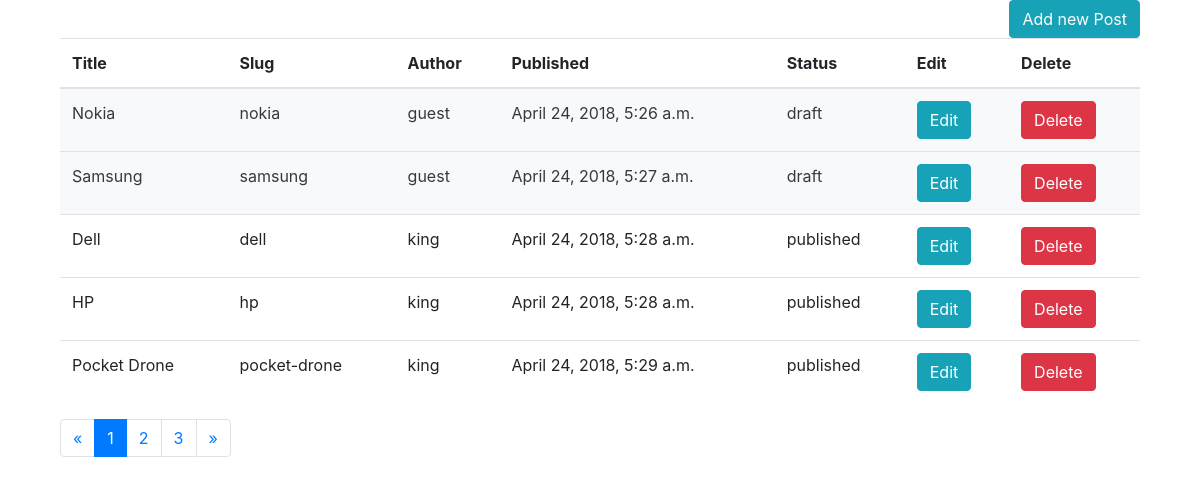
/blog/backend/post/ (signed in), run on an earlier commit of the app's database.
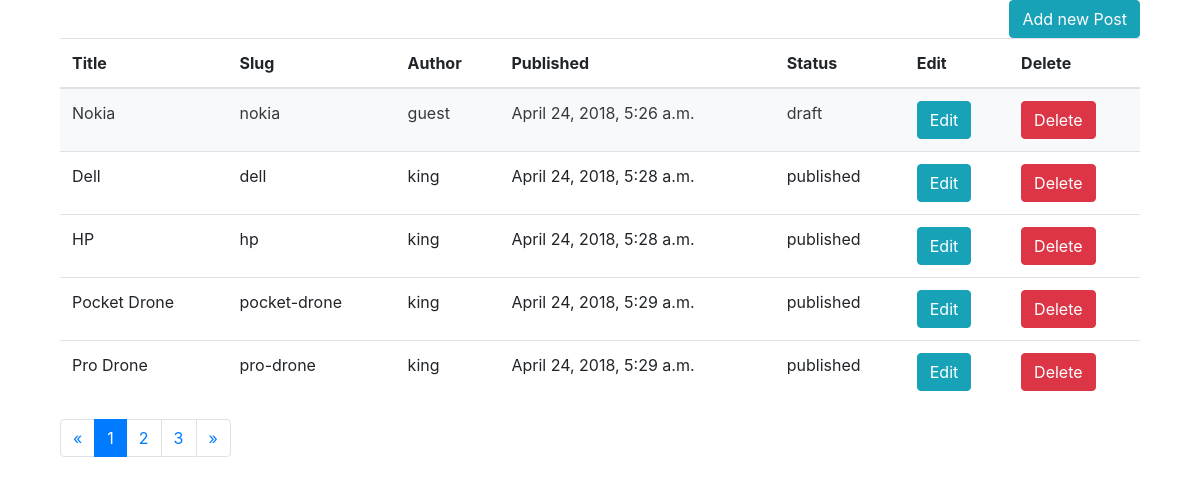
And on a later commit of the database.
### blog/models.py (models this page shows, shortened)
class Post(models.Model):
    STATUS_CHOICE = (
        ('draft', 'Draft'),
        ('published', 'Published'),
    )
    category = models.ForeignKey(Category)
    title = models.CharField(max_length=250)
    slug = models.CharField(max_length=250, unique=True)
    content = models.TextField()
    seo_title = models.CharField(max_length=250)
    seo_description = models.CharField(max_length=160)
    author = models.ForeignKey(User, related_name='blog_posts')
    published = models.DateTimeField(default=timezone.now)
    created = models.DateTimeField(auto_now_add=True)
    updated = models.DateTimeField(auto_now=True)
    status = models.CharField(max_length=10, choices=STATUS_CHOICE, default='draft')

### blog/views.py (the view)
def list_of_post_backend(request):
    if request.user.is_authenticated():
        post = Post.objects.all()
        paginator = Paginator(post, 5)
        page = request.GET.get('page')
        try:
            posts = paginator.page(page)
        except PageNotAnInteger:
            posts = paginator.page(1)
        except EmptyPage:
            posts = paginator.page(paginator.num_pages)
        template = 'blog/backend/list_of_post_backend.html'
        context = {'posts': posts, 'page': page}
        return render(request, template, context)
    else:
        return redirect('blog:list_of_post')

### blog/templates/blog/backend/list_of_post_backend.html (shortened to what this page needs)
{% extends 'blog/base.html'%}
{% block content %}
<div class="container">
    <a href="{% url 'blog:new_post'%}" style="float:right">
        <button class="btn btn-info">
            Add new Post
        </button>
    </a>
<div class="table-responsive">
<table class="table table-hover">
    <thead>
    <tr>
        <th scope="col">Title</th>
        <th scope="col">Slug</th>
        <th scope="col">Author</th>
        <th scope="col">Published</th>
        <th scope="col">Status</th>
        <th scope="col">Edit</th>
        <th scope="col">Delete</th>
    </tr>
    </thead>
    <tbody>
    {% for post in posts %}
    {% if post.status == 'draft' %}
    <tr class="p-3 mb-2 bg-light text-dark">
        <td>{{post.title}}</td>
        <td>{{post.slug}}</td>
        <td>{{post.author}}</td>
        <td>{{post.published}}</td>
        <td>{{post.status}}</td>
        <td><a href="{% url 'blog:edit_post' slug=post.slug %}">
            <button class="btn btn-info">
                Edit
            </button>
        </a></td>
        <td><a href="{% url 'blog:delete_post' slug=post.slug %}">
            <button class="btn btn-danger">
                Delete
            </button>
        </a></td>
    </tr>
    {% else %}
    <tr>
        <td>{{post.title}}</td>
        <td>{{post.slug}}</td>
        <td>{{post.author}}</td>
        <td>{{post.published}}</td>
        <td>{{post.status}}</td>
        <td><a href="{% url 'blog:edit_post' slug=post.slug %}">
            <button class="btn btn-info">
                <span class="glyphicon glyphicon-pencil" aria-hidden="True">
                    Edit
                </span>
            </button>
        </a></td>
        <td><a href="{% url 'blog:delete_post' slug=post.slug %}">
            <button class="btn btn-danger">
                <span class="glyphicon glyphicon-trash" aria-hidden="true">
                    Delete
                </span>
            </button>
        </a></td>
    </tr>
    {% endif %}
    {% endfor %}
    </tbody>
</table>
    {% include 'blog/paginator.html' with page=posts %}
</div>
</div>
{% endblock %}

What changed in the data, as far as the page shows it:
removed Post: title "Samsung", slug "samsung", author "guest", published "April 24, 2018, 5:27 a.m.", status "draft"
now on this page (row unchanged): Post: title "Pro Drone", slug "pro-drone", author "king", published "April 24, 2018, 5:29 a.m.", status "published"
